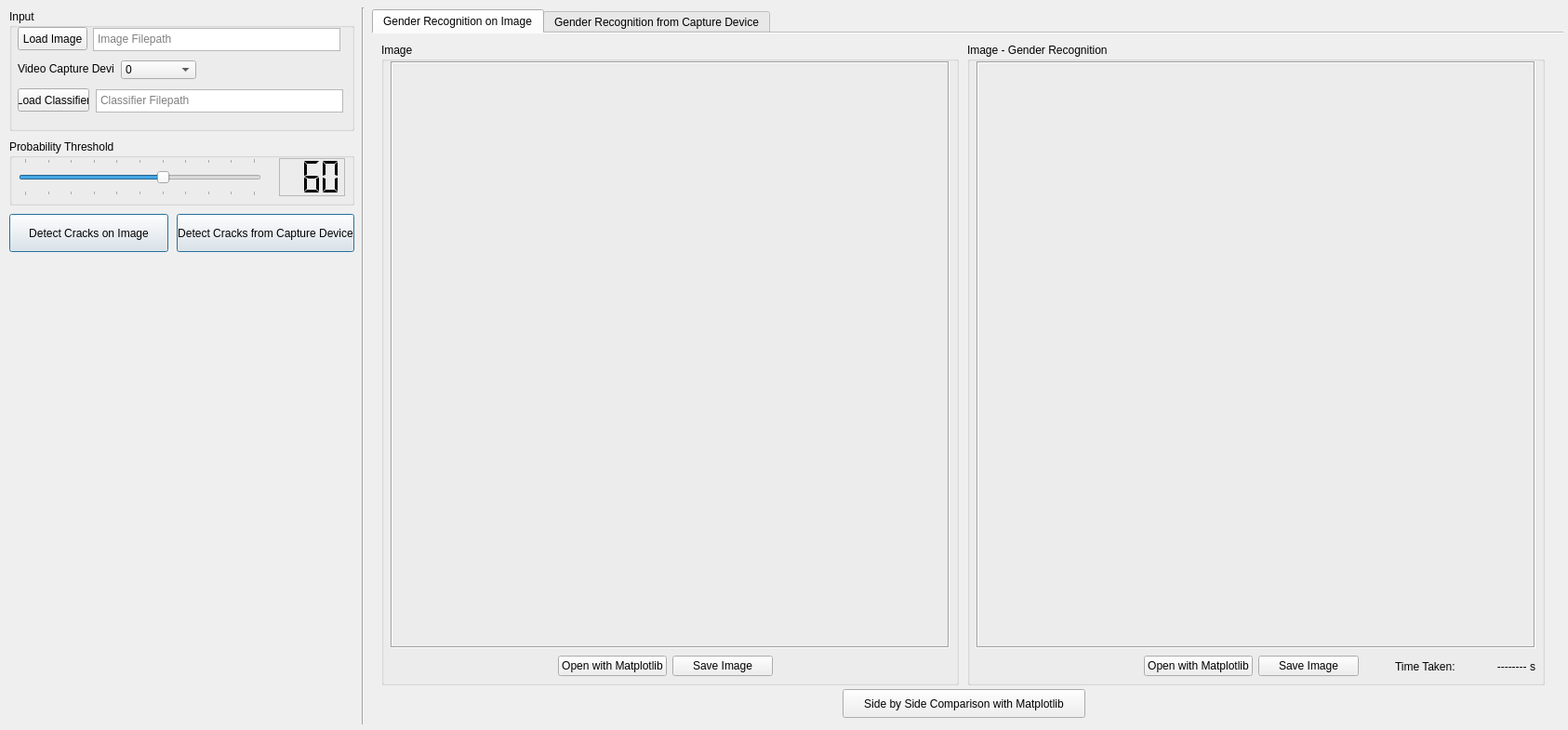
<?xml version="1.0" encoding="UTF-8"?>
<ui version="4.0">
 <class>MainForm</class>
 <widget class="QWidget" name="MainForm">
  <property name="geometry">
   <rect>
    <x>0</x>
    <y>0</y>
    <width>1686</width>
    <height>785</height>
   </rect>
  </property>
  <property name="sizePolicy">
   <sizepolicy hsizetype="Fixed" vsizetype="Fixed">
    <horstretch>0</horstretch>
    <verstretch>0</verstretch>
   </sizepolicy>
  </property>
  <property name="minimumSize">
   <size>
    <width>1686</width>
    <height>785</height>
   </size>
  </property>
  <property name="maximumSize">
   <size>
    <width>1686</width>
    <height>785</height>
   </size>
  </property>
  <property name="windowTitle">
   <string>Crack Detection Test Environment v0.0.4</string>
  </property>
  <widget class="QGroupBox" name="prob_group">
   <property name="geometry">
    <rect>
     <x>10</x>
     <y>150</y>
     <width>371</width>
     <height>71</height>
    </rect>
   </property>
   <property name="title">
    <string>Probability Threshold</string>
   </property>
   <widget class="QSlider" name="slider_prob">
    <property name="geometry">
     <rect>
      <x>10</x>
      <y>20</y>
      <width>261</width>
      <height>41</height>
     </rect>
    </property>
    <property name="autoFillBackground">
     <bool>false</bool>
    </property>
    <property name="maximum">
     <number>100</number>
    </property>
    <property name="value">
     <number>60</number>
    </property>
    <property name="orientation">
     <enum>Qt::Horizontal</enum>
    </property>
    <property name="tickPosition">
     <enum>QSlider::TicksBothSides</enum>
    </property>
   </widget>
   <widget class="QLCDNumber" name="lcd_prob">
    <property name="geometry">
     <rect>
      <x>290</x>
      <y>20</y>
      <width>71</width>
      <height>41</height>
     </rect>
    </property>
    <property name="frameShape">
     <enum>QFrame::StyledPanel</enum>
    </property>
    <property name="smallDecimalPoint">
     <bool>false</bool>
    </property>
    <property name="digitCount">
     <number>3</number>
    </property>
    <property name="segmentStyle">
     <enum>QLCDNumber::Flat</enum>
    </property>
    <property name="value" stdset="0">
     <double>60.000000000000000</double>
    </property>
    <property name="intValue" stdset="0">
     <number>60</number>
    </property>
   </widget>
  </widget>
  <widget class="QPushButton" name="bttn_detect">
   <property name="geometry">
    <rect>
     <x>10</x>
     <y>230</y>
     <width>171</width>
     <height>41</height>
    </rect>
   </property>
   <property name="text">
    <string>Detect Cracks on Image</string>
   </property>
   <property name="default">
    <bool>true</bool>
   </property>
   <property name="flat">
    <bool>false</bool>
   </property>
  </widget>
  <widget class="Line" name="line">
   <property name="geometry">
    <rect>
     <x>380</x>
     <y>8</y>
     <width>21</width>
     <height>771</height>
    </rect>
   </property>
   <property name="orientation">
    <enum>Qt::Vertical</enum>
   </property>
  </widget>
  <widget class="QTabWidget" name="tabWidget">
   <property name="geometry">
    <rect>
     <x>400</x>
     <y>10</y>
     <width>1281</width>
     <height>771</height>
    </rect>
   </property>
   <property name="autoFillBackground">
    <bool>false</bool>
   </property>
   <property name="tabShape">
    <enum>QTabWidget::Rounded</enum>
   </property>
   <property name="currentIndex">
    <number>0</number>
   </property>
   <property name="documentMode">
    <bool>true</bool>
   </property>
   <property name="tabsClosable">
    <bool>false</bool>
   </property>
   <widget class="QWidget" name="tab">
    <attribute name="title">
     <string>Gender Recognition on Image</string>
    </attribute>
    <widget class="QPushButton" name="bttn_compare">
     <property name="geometry">
      <rect>
       <x>506</x>
       <y>705</y>
       <width>261</width>
       <height>31</height>
      </rect>
     </property>
     <property name="text">
      <string>Side by Side Comparison with Matplotlib</string>
     </property>
    </widget>
    <widget class="QGroupBox" name="image_group">
     <property name="geometry">
      <rect>
       <x>10</x>
       <y>10</y>
       <width>621</width>
       <height>691</height>
      </rect>
     </property>
     <property name="title">
      <string>Image</string>
     </property>
     <widget class="QWidget" name="horizontalLayoutWidget">
      <property name="geometry">
       <rect>
        <x>10</x>
        <y>20</y>
        <width>601</width>
        <height>631</height>
       </rect>
      </property>
      <layout class="QHBoxLayout" name="horizontalLayout">
       <item>
        <widget class="QLabel" name="image_label">
         <property name="frameShape">
          <enum>QFrame::Box</enum>
         </property>
         <property name="frameShadow">
          <enum>QFrame::Sunken</enum>
         </property>
         <property name="text">
          <string/>
         </property>
        </widget>
       </item>
      </layout>
     </widget>
     <widget class="QWidget" name="horizontalLayoutWidget_3">
      <property name="geometry">
       <rect>
        <x>190</x>
        <y>650</y>
        <width>231</width>
        <height>41</height>
       </rect>
      </property>
      <layout class="QHBoxLayout" name="horizontalLayout_3">
       <item>
        <widget class="QPushButton" name="bttn_show_image">
         <property name="text">
          <string>Open with Matplotlib</string>
         </property>
         <property name="iconSize">
          <size>
           <width>20</width>
           <height>20</height>
          </size>
         </property>
         <property name="autoDefault">
          <bool>false</bool>
         </property>
         <property name="default">
          <bool>false</bool>
         </property>
         <property name="flat">
          <bool>false</bool>
         </property>
        </widget>
       </item>
       <item>
        <widget class="QPushButton" name="bttn_image_save">
         <property name="text">
          <string>Save Image</string>
         </property>
        </widget>
       </item>
      </layout>
     </widget>
    </widget>
    <widget class="QGroupBox" name="image_proc_group">
     <property name="geometry">
      <rect>
       <x>640</x>
       <y>10</y>
       <width>621</width>
       <height>691</height>
      </rect>
     </property>
     <property name="title">
      <string>Image - Gender Recognition</string>
     </property>
     <widget class="QWidget" name="horizontalLayoutWidget_2">
      <property name="geometry">
       <rect>
        <x>10</x>
        <y>20</y>
        <width>601</width>
        <height>631</height>
       </rect>
      </property>
      <layout class="QHBoxLayout" name="horizontalLayout_2">
       <item>
        <widget class="QLabel" name="image_proc_label">
         <property name="frameShape">
          <enum>QFrame::Box</enum>
         </property>
         <property name="frameShadow">
          <enum>QFrame::Sunken</enum>
         </property>
         <property name="text">
          <string/>
         </property>
        </widget>
       </item>
      </layout>
     </widget>
     <widget class="QWidget" name="horizontalLayoutWidget_4">
      <property name="geometry">
       <rect>
        <x>190</x>
        <y>650</y>
        <width>231</width>
        <height>41</height>
       </rect>
      </property>
      <layout class="QHBoxLayout" name="horizontalLayout_4">
       <item>
        <widget class="QPushButton" name="bttn_show_image_proc">
         <property name="text">
          <string>Open with Matplotlib</string>
         </property>
         <property name="iconSize">
          <size>
           <width>20</width>
           <height>20</height>
          </size>
         </property>
         <property name="autoDefault">
          <bool>false</bool>
         </property>
         <property name="default">
          <bool>false</bool>
         </property>
         <property name="flat">
          <bool>false</bool>
         </property>
        </widget>
       </item>
       <item>
        <widget class="QPushButton" name="bttn_image_save_proc">
         <property name="text">
          <string>Save Image</string>
         </property>
        </widget>
       </item>
      </layout>
     </widget>
     <widget class="QLabel" name="time_label">
      <property name="geometry">
       <rect>
        <x>540</x>
        <y>660</y>
        <width>71</width>
        <height>21</height>
       </rect>
      </property>
      <property name="text">
       <string>-------- s</string>
      </property>
      <property name="textFormat">
       <enum>Qt::AutoText</enum>
      </property>
      <property name="alignment">
       <set>Qt::AlignRight|Qt::AlignTrailing|Qt::AlignVCenter</set>
      </property>
     </widget>
     <widget class="QLabel" name="label">
      <property name="geometry">
       <rect>
        <x>460</x>
        <y>660</y>
        <width>81</width>
        <height>21</height>
       </rect>
      </property>
      <property name="text">
       <string>Time Taken:</string>
      </property>
     </widget>
    </widget>
   </widget>
   <widget class="QWidget" name="tab_2">
    <attribute name="title">
     <string>Gender Recognition from Capture Device</string>
    </attribute>
    <widget class="QGroupBox" name="capture_group">
     <property name="geometry">
      <rect>
       <x>10</x>
       <y>10</y>
       <width>1181</width>
       <height>721</height>
      </rect>
     </property>
     <property name="minimumSize">
      <size>
       <width>1181</width>
       <height>0</height>
      </size>
     </property>
     <property name="maximumSize">
      <size>
       <width>1181</width>
       <height>721</height>
      </size>
     </property>
     <property name="title">
      <string>Capture</string>
     </property>
     <widget class="QLabel" name="capture_label">
      <property name="geometry">
       <rect>
        <x>10</x>
        <y>20</y>
        <width>1001</width>
        <height>691</height>
       </rect>
      </property>
      <property name="frameShape">
       <enum>QFrame::Box</enum>
      </property>
      <property name="text">
       <string/>
      </property>
     </widget>
     <widget class="QGroupBox" name="status_group">
      <property name="geometry">
       <rect>
        <x>1030</x>
        <y>20</y>
        <width>141</width>
        <height>81</height>
       </rect>
      </property>
      <property name="title">
       <string>Status</string>
      </property>
      <widget class="QWidget" name="formLayoutWidget_3">
       <property name="geometry">
        <rect>
         <x>10</x>
         <y>20</y>
         <width>121</width>
         <height>51</height>
        </rect>
       </property>
       <layout class="QFormLayout" name="formLayout_3">
        <item row="0" column="0">
         <widget class="QLabel" name="fps_status_label">
          <property name="text">
           <string>FPS:</string>
          </property>
          <property name="textFormat">
           <enum>Qt::PlainText</enum>
          </property>
         </widget>
        </item>
        <item row="1" column="0">
         <widget class="QLabel" name="device_status_label">
          <property name="text">
           <string>Device:</string>
          </property>
         </widget>
        </item>
        <item row="0" column="1">
         <widget class="QLabel" name="fps_label">
          <property name="text">
           <string>---------</string>
          </property>
         </widget>
        </item>
        <item row="1" column="1">
         <widget class="QLabel" name="device_label">
          <property name="text">
           <string>0</string>
          </property>
         </widget>
        </item>
       </layout>
      </widget>
     </widget>
     <widget class="QPushButton" name="bttn_release_cap">
      <property name="geometry">
       <rect>
        <x>1020</x>
        <y>670</y>
        <width>151</width>
        <height>41</height>
       </rect>
      </property>
      <property name="text">
       <string>Stop Capture</string>
      </property>
     </widget>
    </widget>
   </widget>
  </widget>
  <widget class="QGroupBox" name="input_group">
   <property name="geometry">
    <rect>
     <x>10</x>
     <y>10</y>
     <width>371</width>
     <height>131</height>
    </rect>
   </property>
   <property name="title">
    <string>Input</string>
   </property>
   <widget class="QLabel" name="video_label">
    <property name="geometry">
     <rect>
      <x>9</x>
      <y>49</y>
      <width>103</width>
      <height>30</height>
     </rect>
    </property>
    <property name="minimumSize">
     <size>
      <width>103</width>
      <height>30</height>
     </size>
    </property>
    <property name="maximumSize">
     <size>
      <width>103</width>
      <height>30</height>
     </size>
    </property>
    <property name="text">
     <string>Video Capture Device</string>
    </property>
    <property name="alignment">
     <set>Qt::AlignLeading|Qt::AlignLeft|Qt::AlignVCenter</set>
    </property>
   </widget>
   <widget class="QTextEdit" name="image_filepath">
    <property name="geometry">
     <rect>
      <x>90</x>
      <y>20</y>
      <width>266</width>
      <height>25</height>
     </rect>
    </property>
    <property name="sizePolicy">
     <sizepolicy hsizetype="Expanding" vsizetype="Expanding">
      <horstretch>0</horstretch>
      <verstretch>0</verstretch>
     </sizepolicy>
    </property>
    <property name="maximumSize">
     <size>
      <width>266</width>
      <height>25</height>
     </size>
    </property>
    <property name="verticalScrollBarPolicy">
     <enum>Qt::ScrollBarAlwaysOff</enum>
    </property>
    <property name="horizontalScrollBarPolicy">
     <enum>Qt::ScrollBarAlwaysOff</enum>
    </property>
    <property name="sizeAdjustPolicy">
     <enum>QAbstractScrollArea::AdjustToContentsOnFirstShow</enum>
    </property>
    <property name="lineWrapMode">
     <enum>QTextEdit::NoWrap</enum>
    </property>
    <property name="readOnly">
     <bool>true</bool>
    </property>
    <property name="placeholderText">
     <string>Image Filepath</string>
    </property>
   </widget>
   <widget class="QPushButton" name="bttn_load_clf">
    <property name="geometry">
     <rect>
      <x>9</x>
      <y>85</y>
      <width>77</width>
      <height>25</height>
     </rect>
    </property>
    <property name="maximumSize">
     <size>
      <width>77</width>
      <height>25</height>
     </size>
    </property>
    <property name="text">
     <string>Load Classifier</string>
    </property>
   </widget>
   <widget class="QTextEdit" name="clf_filepath">
    <property name="geometry">
     <rect>
      <x>93</x>
      <y>86</y>
      <width>266</width>
      <height>25</height>
     </rect>
    </property>
    <property name="maximumSize">
     <size>
      <width>266</width>
      <height>25</height>
     </size>
    </property>
    <property name="verticalScrollBarPolicy">
     <enum>Qt::ScrollBarAlwaysOff</enum>
    </property>
    <property name="horizontalScrollBarPolicy">
     <enum>Qt::ScrollBarAlwaysOff</enum>
    </property>
    <property name="sizeAdjustPolicy">
     <enum>QAbstractScrollArea::AdjustToContentsOnFirstShow</enum>
    </property>
    <property name="lineWrapMode">
     <enum>QTextEdit::NoWrap</enum>
    </property>
    <property name="readOnly">
     <bool>true</bool>
    </property>
    <property name="placeholderText">
     <string>Classifier Filepath</string>
    </property>
   </widget>
   <widget class="QPushButton" name="bttn_load_image">
    <property name="geometry">
     <rect>
      <x>9</x>
      <y>19</y>
      <width>75</width>
      <height>25</height>
     </rect>
    </property>
    <property name="maximumSize">
     <size>
      <width>75</width>
      <height>25</height>
     </size>
    </property>
    <property name="text">
     <string>Load Image</string>
    </property>
   </widget>
   <widget class="QComboBox" name="combo_capture_device">
    <property name="geometry">
     <rect>
      <x>120</x>
      <y>55</y>
      <width>81</width>
      <height>20</height>
     </rect>
    </property>
    <item>
     <property name="text">
      <string>0</string>
     </property>
    </item>
    <item>
     <property name="text">
      <string>1</string>
     </property>
    </item>
    <item>
     <property name="text">
      <string>2</string>
     </property>
    </item>
    <item>
     <property name="text">
      <string>3</string>
     </property>
    </item>
    <item>
     <property name="text">
      <string>4</string>
     </property>
    </item>
    <item>
     <property name="text">
      <string>5</string>
     </property>
    </item>
    <item>
     <property name="text">
      <string>6</string>
     </property>
    </item>
    <item>
     <property name="text">
      <string>7</string>
     </property>
    </item>
    <item>
     <property name="text">
      <string>8</string>
     </property>
    </item>
    <item>
     <property name="text">
      <string>9</string>
     </property>
    </item>
    <item>
     <property name="text">
      <string>10</string>
     </property>
    </item>
   </widget>
  </widget>
  <widget class="QPushButton" name="bttn_detect_capture">
   <property name="geometry">
    <rect>
     <x>190</x>
     <y>230</y>
     <width>191</width>
     <height>41</height>
    </rect>
   </property>
   <property name="text">
    <string>Detect Cracks from Capture Device</string>
   </property>
   <property name="default">
    <bool>true</bool>
   </property>
  </widget>
 </widget>
 <resources/>
 <connections>
  <connection>
   <sender>slider_prob</sender>
   <signal>sliderMoved(int)</signal>
   <receiver>lcd_prob</receiver>
   <slot>display(int)</slot>
   <hints>
    <hint type="sourcelabel">
     <x>150</x>
     <y>510</y>
    </hint>
    <hint type="destinationlabel">
     <x>335</x>
     <y>510</y>
    </hint>
   </hints>
  </connection>
 </connections>
</ui>
